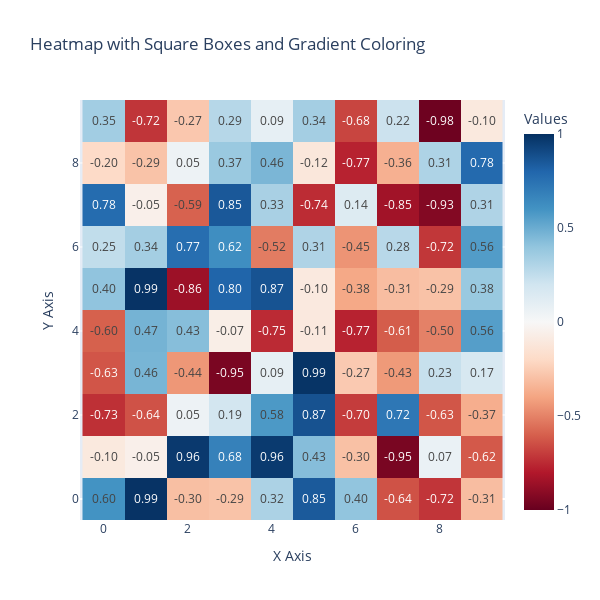

Notebook code cell kept with this figure:
### Code cell
import plotly.graph_objects as go
import numpy as np

# Generate random data between -1 and 1
data = np.random.uniform(low=-1, high=1, size=(10, 10))

# Create the heatmap
fig = go.Figure(
    data=go.Heatmap(
        z=data,
        text=[[f"{x:.2f}" for x in row] for row in data],
        texttemplate="%{text}",
        colorscale="RdBu",  # Red-White-Blue colorscale
        zmin=-1,
        zmax=1,
        colorbar=dict(title="Values"),
    )
)

# Update the layout
fig.update_layout(
    title="Heatmap with Square Boxes and Gradient Coloring",
    xaxis_title="X Axis",
    yaxis_title="Y Axis",
    width=600,  # Set a fixed width
    height=600,  # Set a fixed height (same as width for square aspect ratio)
    xaxis=dict(scaleanchor="y", scaleratio=1),  # This ensures square boxes
    yaxis=dict(scaleanchor="x", scaleratio=1),
)

# Show the plot
fig.show()

### Figure 1 — Plotly figure (JSON) as saved in the notebook; plotly's stock layout.template omitted (floating-point values rounded to 4 significant figures)
{"data": [{"colorbar": {"title": {"text": "Values"}}, "colorscale": [[0, "rgb(103,0,31)"], [0.1, "rgb(178,24,43)"], [0.2, "rgb(214,96,77)"], [0.3, "rgb(244,165,130)"], [0.4, "rgb(253,219,199)"], [0.5, "rgb(247,247,247)"], [0.6, "rgb(209,229,240)"], [0.7, "rgb(146,197,222)"], [0.8, "rgb(67,147,195)"], [0.9, "rgb(33,102,172)"], [1, "rgb(5,48,97)"]], "text": [["0.60", "0.99", "-0.30", "-0.29", "0.32", "0.85", "0.40", "-0.64", "-0.72", "-0.31"], ["-0.10", "-0.05", "0.96", "0.68", "0.96", "0.43", "-0.30", "-0.95", "0.07", "-0.62"], ["-0.73", "-0.64", "0.05", "0.19", "0.58", "0.87", "-0.70", "0.72", "-0.63", "-0.37"], ["-0.63", "0.46", "-0.44", "-0.95", "0.09", "0.99", "-0.27", "-0.43", "0.23", "0.17"], ["-0.60", "0.47", "0.43", "-0.07", "-0.75", "-0.11", "-0.77", "-0.61", "-0.50", "0.56"], ["0.40", "0.99", "-0.86", "0.80", "0.87", "-0.10", "-0.38", "-0.31", "-0.29", "0.38"], ["0.25", "0.34", "0.77", "0.62", "-0.52", "0.31", "-0.45", "0.28", "-0.72", "0.56"], ["0.78", "-0.05", "-0.59", "0.85", "0.33", "-0.74", "0.14", "-0.85", "-0.93", "0.31"], ["-0.20", "-0.29", "0.05", "0.37", "0.46", "-0.12", "-0.77", "-0.36", "0.31", "0.78"], ["0.35", "-0.72", "-0.27", "0.29", "0.09", "0.34", "-0.68", "0.22", "-0.98", "-0.10"]], "texttemplate": "%{text}", "type": "heatmap", "z": [[0.5992, 0.9889, -0.304, -0.2905, 0.3176, 0.8457, 0.4012, -0.6401, -0.7186, -0.3106], [-0.1029, -0.05405, 0.9648, 0.6791, 0.9629, 0.4316, -0.2974, -0.9516, 0.06845, -0.6192], [-0.7346, -0.6378, 0.05442, 0.1877, 0.5774, 0.8738, -0.6986, 0.7228, -0.6282, -0.3663], [-0.6305, 0.4648, -0.4403, -0.9504, 0.08729, 0.9862, -0.2652, -0.4327, 0.2323, 0.1707], [-0.5983, 0.4739, 0.4273, -0.06695, -0.75, -0.1051, -0.7728, -0.6091, -0.5036, 0.5552], [0.4028, 0.9887, -0.8591, 0.8041, 0.8698, -0.09793, -0.3847, -0.311, -0.2942, 0.3762], [0.252, 0.3444, 0.7654, 0.6209, -0.52, 0.3095, -0.4486, 0.2787, -0.7152, 0.5632], [0.7751, -0.05436, -0.5933, 0.851, 0.3282, -0.7443, 0.1373, -0.8458, -0.9259, 0.3094], [-0.1971, -0.2884, 0.05376, 0.374, 0.4585, -0.1154, -0.7726, -0.3579, 0.3122, 0.7834], [0.3479, -0.72, -0.2731, 0.2851, 0.08917, 0.3416, -0.6753, 0.2169, -0.9824, -0.1032]], "zmax": 1, "zmin": -1}], "layout": {"height": 600, "title": {"text": "Heatmap with Square Boxes and Gradient Coloring"}, "width": 600, "xaxis": {"scaleanchor": "y", "scaleratio": 1, "title": {"text": "X Axis"}}, "yaxis": {"scaleanchor": "x", "scaleratio": 1, "title": {"text": "Y Axis"}}}}
